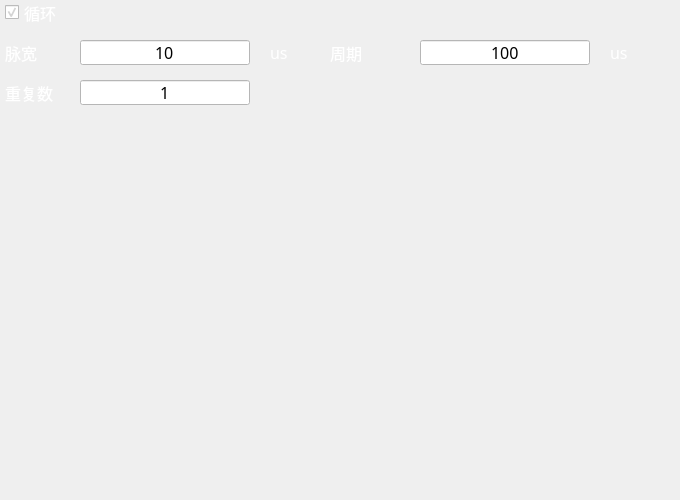
     <widget class="QWidget" name="wdt_pri_normal" native="true">
      <property name="geometry">
       <rect>
        <x>10</x>
        <y>90</y>
        <width>680</width>
        <height>500</height>
       </rect>
      </property>
      <property name="font">
       <font>
        <family>微软雅黑</family>
        <pointsize>12</pointsize>
       </font>
      </property>
      <property name="inputMethodHints">
       <set>Qt::ImhNone</set>
      </property>
      <widget class="QLineEdit" name="line_pri_nor_period">
       <property name="geometry">
        <rect>
         <x>420</x>
         <y>40</y>
         <width>170</width>
         <height>25</height>
        </rect>
       </property>
       <property name="minimumSize">
        <size>
         <width>150</width>
         <height>25</height>
        </size>
       </property>
       <property name="font">
        <font>
         <family>微软雅黑</family>
         <pointsize>12</pointsize>
        </font>
       </property>
       <property name="styleSheet">
        <string notr="true">QLineEdit {
	background-color:white;
	color: black;
}</string>
       </property>
       <property name="text">
        <string>100</string>
       </property>
       <property name="alignment">
        <set>Qt::AlignCenter</set>
       </property>
      </widget>
      <widget class="QLineEdit" name="line_pri_nor_pw">
       <property name="geometry">
        <rect>
         <x>80</x>
         <y>40</y>
         <width>170</width>
         <height>25</height>
        </rect>
       </property>
       <property name="minimumSize">
        <size>
         <width>150</width>
         <height>25</height>
        </size>
       </property>
       <property name="font">
        <font>
         <family>微软雅黑</family>
         <pointsize>12</pointsize>
        </font>
       </property>
       <property name="styleSheet">
        <string notr="true">QLineEdit {
	background-color:white;
	color: black;
}</string>
       </property>
       <property name="text">
        <string>10</string>
       </property>
       <property name="alignment">
        <set>Qt::AlignCenter</set>
       </property>
      </widget>
      <widget class="QLineEdit" name="line_pri_nor_repeat">
       <property name="geometry">
        <rect>
         <x>80</x>
         <y>80</y>
         <width>170</width>
         <height>25</height>
        </rect>
       </property>
       <property name="minimumSize">
        <size>
         <width>150</width>
         <height>25</height>
        </size>
       </property>
       <property name="font">
        <font>
         <family>微软雅黑</family>
         <pointsize>12</pointsize>
        </font>
       </property>
       <property name="styleSheet">
        <string notr="true">QLineEdit {
	background-color:white;
	color: black;
}</string>
       </property>
       <property name="text">
        <string>1</string>
       </property>
       <property name="alignment">
        <set>Qt::AlignCenter</set>
       </property>
      </widget>
      <widget class="QLabel" name="unit_pri_nor_pw">
       <property name="geometry">
        <rect>
         <x>270</x>
         <y>40</y>
         <width>50</width>
         <height>25</height>
        </rect>
       </property>
       <property name="minimumSize">
        <size>
         <width>50</width>
         <height>0</height>
        </size>
       </property>
       <property name="font">
        <font>
         <family>微软雅黑</family>
         <pointsize>12</pointsize>
        </font>
       </property>
       <property name="styleSheet">
        <string notr="true">QLabel {
	color:white;
}</string>
       </property>
       <property name="text">
        <string>us</string>
       </property>
      </widget>
      <widget class="QLabel" name="unit_pri_nor_period">
       <property name="geometry">
        <rect>
         <x>610</x>
         <y>40</y>
         <width>50</width>
         <height>25</height>
        </rect>
       </property>
       <property name="minimumSize">
        <size>
         <width>50</width>
         <height>0</height>
        </size>
       </property>
       <property name="font">
        <font>
         <family>微软雅黑</family>
         <pointsize>12</pointsize>
        </font>
       </property>
       <property name="styleSheet">
        <string notr="true">QLabel {
	color:white;
}</string>
       </property>
       <property name="text">
        <string>us</string>
       </property>
      </widget>
      <widget class="QLabel" name="label_16">
       <property name="geometry">
        <rect>
         <x>5</x>
         <y>80</y>
         <width>70</width>
         <height>25</height>
        </rect>
       </property>
       <property name="minimumSize">
        <size>
         <width>0</width>
         <height>25</height>
        </size>
       </property>
       <property name="font">
        <font>
         <family>微软雅黑</family>
         <pointsize>12</pointsize>
        </font>
       </property>
       <property name="styleSheet">
        <string notr="true">QLabel {
	color:white;
}</string>
       </property>
       <property name="text">
        <string>重复数</string>
       </property>
       <property name="alignment">
        <set>Qt::AlignLeading|Qt::AlignLeft|Qt::AlignVCenter</set>
       </property>
      </widget>
      <widget class="QLabel" name="label_17">
       <property name="geometry">
        <rect>
         <x>5</x>
         <y>40</y>
         <width>70</width>
         <height>25</height>
        </rect>
       </property>
       <property name="minimumSize">
        <size>
         <width>0</width>
         <height>25</height>
        </size>
       </property>
       <property name="font">
        <font>
         <family>微软雅黑</family>
         <pointsize>12</pointsize>
        </font>
       </property>
       <property name="styleSheet">
        <string notr="true">QLabel {
	color:white;
}</string>
       </property>
       <property name="text">
        <string>脉宽</string>
       </property>
       <property name="alignment">
        <set>Qt::AlignLeading|Qt::AlignLeft|Qt::AlignVCenter</set>
       </property>
      </widget>
      <widget class="QLabel" name="label_18">
       <property name="geometry">
        <rect>
         <x>330</x>
         <y>40</y>
         <width>85</width>
         <height>25</height>
        </rect>
       </property>
       <property name="minimumSize">
        <size>
         <width>0</width>
         <height>25</height>
        </size>
       </property>
       <property name="font">
        <font>
         <family>微软雅黑</family>
         <pointsize>12</pointsize>
        </font>
       </property>
       <property name="styleSheet">
        <string notr="true">QLabel {
	color:white;
}</string>
       </property>
       <property name="text">
        <string>周期</string>
       </property>
      </widget>
      <widget class="QCheckBox" name="btn_pri_nor_loop">
       <property name="geometry">
        <rect>
         <x>5</x>
         <y>0</y>
         <width>75</width>
         <height>25</height>
        </rect>
       </property>
       <property name="minimumSize">
        <size>
         <width>75</width>
         <height>25</height>
        </size>
       </property>
       <property name="font">
        <font>
         <family>微软雅黑</family>
         <pointsize>12</pointsize>
        </font>
       </property>
       <property name="tabletTracking">
        <bool>false</bool>
       </property>
       <property name="styleSheet">
        <string notr="true">QCheckBox {
	color:white;
}</string>
       </property>
       <property name="text">
        <string>循环</string>
       </property>
       <property name="checked">
        <bool>true</bool>
       </property>
      </widget>
     </widget>
